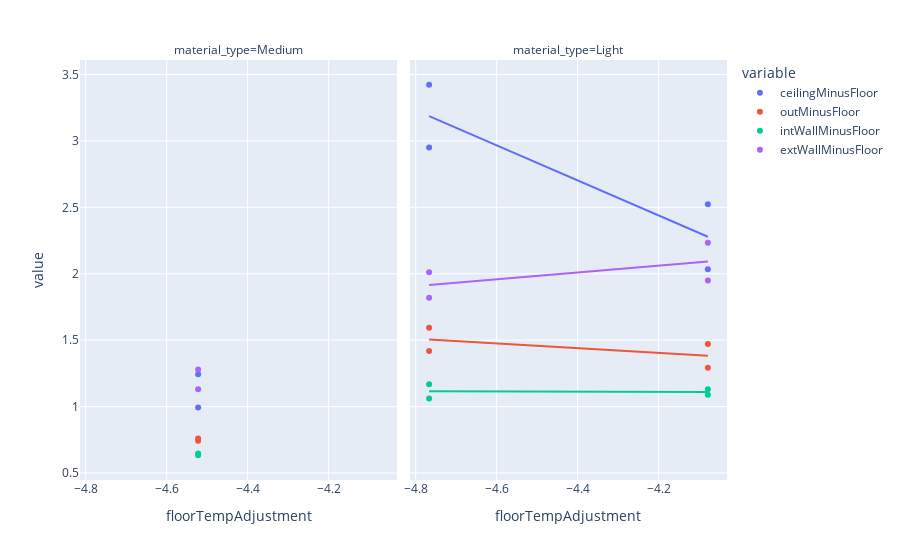
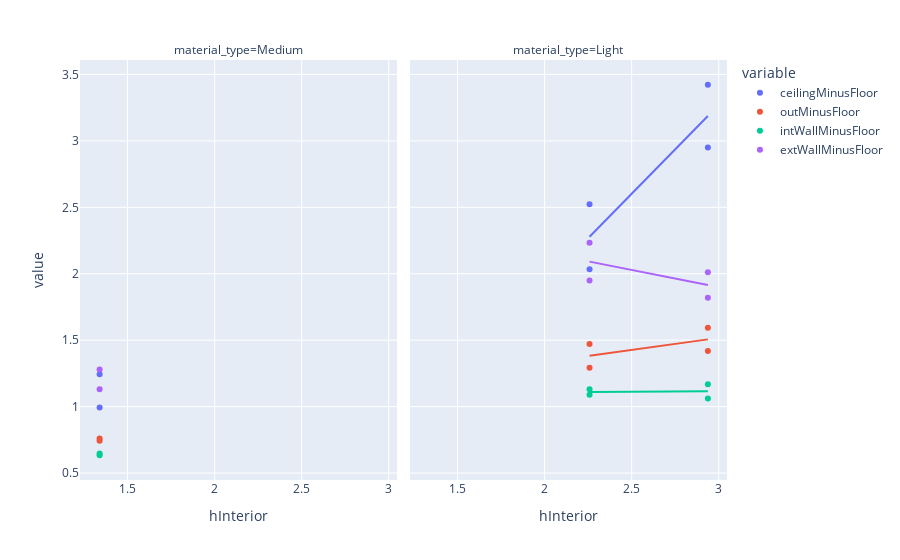
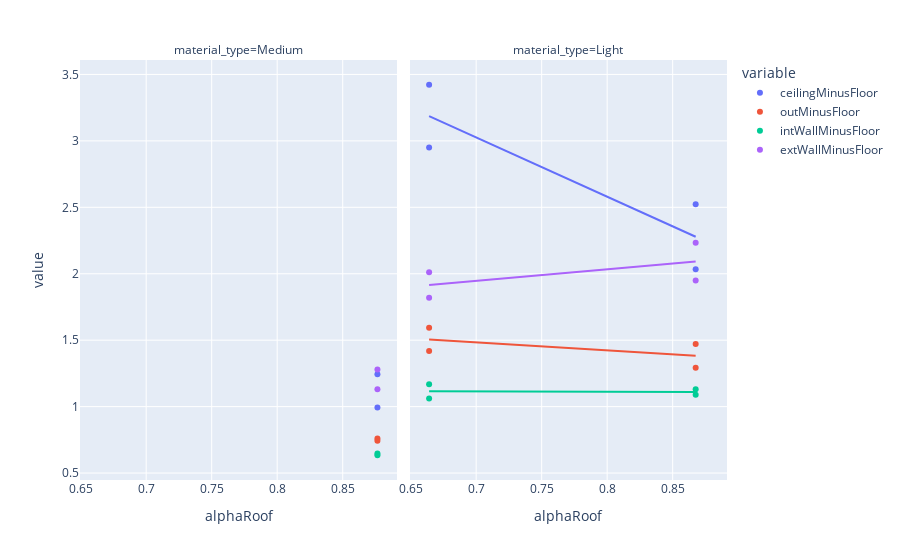
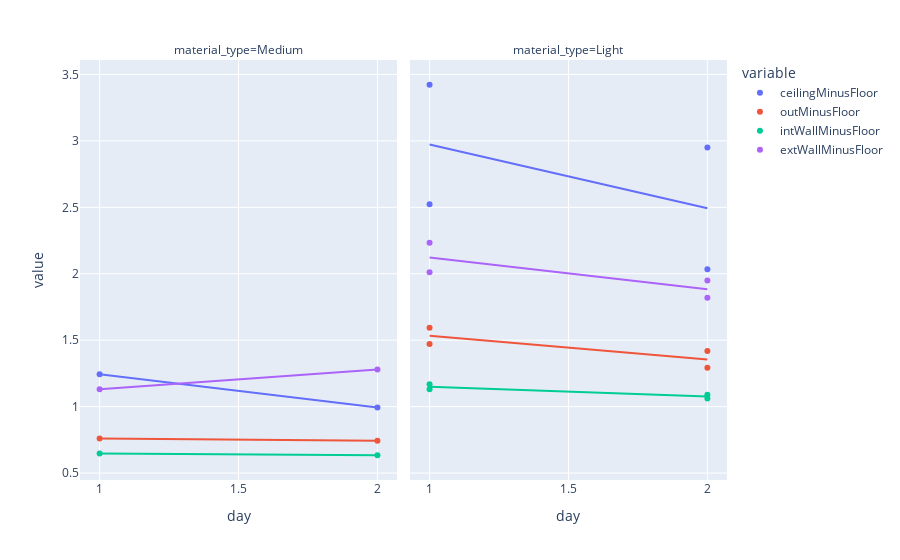

Source (notebook cell) for these figures, in order:
### Code cell
fig = px.scatter(dfFull, x="floorTempAdjustment", y=qois, facet_col="material_type", trendline="ols")
fig.show()
fig = px.scatter(dfFull, x="hInterior", y=qois, facet_col="material_type", trendline="ols")
fig.show()
fig = px.scatter(dfFull, x="alphaRoof", y=qois, facet_col="material_type", trendline="ols")
fig.show()
fig = px.scatter(dfFull, x="day", y=qois, facet_col="material_type", trendline="ols")
fig.show()
fig = px.scatter(dfFull, x="windSpeed", y=qois, facet_col="material_type", trendline="ols")
fig.show()
fig = px.scatter(dfFull, x="wallRoughness", y=qois, facet_col="material_type", trendline="ols")
fig.show()
fig = px.scatter(dfFull, x="hExterior", y=qois, facet_col="material_type", trendline="ols")
fig.show()
fig = px.scatter(dfFull, x="logRi", y=qois, facet_col="material_type", trendline="ols")
fig.show()

### Figure 1 — Plotly figure (JSON) as saved in the notebook; plotly's stock layout.template omitted (floating-point values rounded to 4 significant figures)
{"data": [{"hovertemplate": "variable=ceilingMinusFloor<br>material_type=Medium<br>floorTempAdjustment=%{x}<br>value=%{y}<extra></extra>", "legendgroup": "ceilingMinusFloor", "marker": {"color": "#636efa", "symbol": "circle"}, "mode": "markers", "name": "ceilingMinusFloor", "orientation": "v", "showlegend": true, "type": "scatter", "x": [-4.152, -4.522, -4.152, -4.522], "xaxis": "x", "y": [null, 1.243, null, 0.993], "yaxis": "y"}, {"hovertemplate": "<b>OLS trendline</b><br>value = -0.235687 * floorTempAdjustment + 0.0521163<br>R<sup>2</sup>=0.000000<br><br>variable=ceilingMinusFloor<br>material_type=Medium<br>floorTempAdjustment=%{x}<br>value=%{y} <b>(trend)</b><extra></extra>", "legendgroup": "ceilingMinusFloor", "marker": {"color": "#636efa", "symbol": "circle"}, "mode": "lines", "name": "ceilingMinusFloor", "showlegend": false, "type": "scatter", "x": [-4.522, -4.522], "xaxis": "x", "y": [1.118, 1.118], "yaxis": "y"}, {"hovertemplate": "variable=ceilingMinusFloor<br>material_type=Light<br>floorTempAdjustment=%{x}<br>value=%{y}<extra></extra>", "legendgroup": "ceilingMinusFloor", "marker": {"color": "#636efa", "symbol": "circle"}, "mode": "markers", "name": "ceilingMinusFloor", "orientation": "v", "showlegend": false, "type": "scatter", "x": [-4.078, -4.767, -4.078, -4.767], "xaxis": "x2", "y": [2.523, 3.422, 2.034, 2.951], "yaxis": "y2"}, {"hovertemplate": "<b>OLS trendline</b><br>value = -1.31923 * floorTempAdjustment + -3.10186<br>R<sup>2</sup>=0.781590<br><br>variable=ceilingMinusFloor<br>material_type=Light<br>floorTempAdjustment=%{x}<br>value=%{y} <b>(trend)</b><extra></extra>", "legendgroup": "ceilingMinusFloor", "marker": {"color": "#636efa", "symbol": "circle"}, "mode": "lines", "name": "ceilingMinusFloor", "showlegend": false, "type": "scatter", "x": [-4.767, -4.767, -4.078, -4.078], "xaxis": "x2", "y": [3.187, 3.187, 2.278, 2.278], "yaxis": "y2"}, {"hovertemplate": "variable=outMinusFloor<br>material_type=Medium<br>floorTempAdjustment=%{x}<br>value=%{y}<extra></extra>", "legendgroup": "outMinusFloor", "marker": {"color": "#EF553B", "symbol": "circle"}, "mode": "markers", "name": "outMinusFloor", "orientation": "v", "showlegend": true, "type": "scatter", "x": [-4.152, -4.522, -4.152, -4.522], "xaxis": "x", "y": [null, 0.7598, null, 0.7426], "yaxis": "y"}, {"hovertemplate": "<b>OLS trendline</b><br>value = -0.158366 * floorTempAdjustment + 0.0350187<br>R<sup>2</sup>=0.000000<br><br>variable=outMinusFloor<br>material_type=Medium<br>floorTempAdjustment=%{x}<br>value=%{y} <b>(trend)</b><extra></extra>", "legendgroup": "outMinusFloor", "marker": {"color": "#EF553B", "symbol": "circle"}, "mode": "lines", "name": "outMinusFloor", "showlegend": false, "type": "scatter", "x": [-4.522, -4.522], "xaxis": "x", "y": [0.7512, 0.7512], "yaxis": "y"}, {"hovertemplate": "variable=outMinusFloor<br>material_type=Light<br>floorTempAdjustment=%{x}<br>value=%{y}<extra></extra>", "legendgroup": "outMinusFloor", "marker": {"color": "#EF553B", "symbol": "circle"}, "mode": "markers", "name": "outMinusFloor", "orientation": "v", "showlegend": false, "type": "scatter", "x": [-4.078, -4.767, -4.078, -4.767], "xaxis": "x2", "y": [1.471, 1.594, 1.293, 1.418], "yaxis": "y2"}, {"hovertemplate": "<b>OLS trendline</b><br>value = -0.180043 * floorTempAdjustment + 0.64779<br>R<sup>2</sup>=0.327859<br><br>variable=outMinusFloor<br>material_type=Light<br>floorTempAdjustment=%{x}<br>value=%{y} <b>(trend)</b><extra></extra>", "legendgroup": "outMinusFloor", "marker": {"color": "#EF553B", "symbol": "circle"}, "mode": "lines", "name": "outMinusFloor", "showlegend": false, "type": "scatter", "x": [-4.767, -4.767, -4.078, -4.078], "xaxis": "x2", "y": [1.506, 1.506, 1.382, 1.382], "yaxis": "y2"}, {"hovertemplate": "variable=intWallMinusFloor<br>material_type=Medium<br>floorTempAdjustment=%{x}<br>value=%{y}<extra></extra>", "legendgroup": "intWallMinusFloor", "marker": {"color": "#00cc96", "symbol": "circle"}, "mode": "markers", "name": "intWallMinusFloor", "orientation": "v", "showlegend": true, "type": "scatter", "x": [-4.152, -4.522, -4.152, -4.522], "xaxis": "x", "y": [null, 0.6479, null, 0.634], "yaxis": "y"}, {"hovertemplate": "<b>OLS trendline</b><br>value = -0.135119 * floorTempAdjustment + 0.0298781<br>R<sup>2</sup>=0.000000<br><br>variable=intWallMinusFloor<br>material_type=Medium<br>floorTempAdjustment=%{x}<br>value=%{y} <b>(trend)</b><extra></extra>", "legendgroup": "intWallMinusFloor", "marker": {"color": "#00cc96", "symbol": "circle"}, "mode": "lines", "name": "intWallMinusFloor", "showlegend": false, "type": "scatter", "x": [-4.522, -4.522], "xaxis": "x", "y": [0.6409, 0.6409], "yaxis": "y"}, {"hovertemplate": "variable=intWallMinusFloor<br>material_type=Light<br>floorTempAdjustment=%{x}<br>value=%{y}<extra></extra>", "legendgroup": "intWallMinusFloor", "marker": {"color": "#00cc96", "symbol": "circle"}, "mode": "markers", "name": "intWallMinusFloor", "orientation": "v", "showlegend": false, "type": "scatter", "x": [-4.078, -4.767, -4.078, -4.767], "xaxis": "x2", "y": [1.132, 1.169, 1.09, 1.061], "yaxis": "y2"}, {"hovertemplate": "<b>OLS trendline</b><br>value = -0.00645759 * floorTempAdjustment + 1.08425<br>R<sup>2</sup>=0.002970<br><br>variable=intWallMinusFloor<br>material_type=Light<br>floorTempAdjustment=%{x}<br>value=%{y} <b>(trend)</b><extra></extra>", "legendgroup": "intWallMinusFloor", "marker": {"color": "#00cc96", "symbol": "circle"}, "mode": "lines", "name": "intWallMinusFloor", "showlegend": false, "type": "scatter", "x": [-4.767, -4.767, -4.078, -4.078], "xaxis": "x2", "y": [1.115, 1.115, 1.111, 1.111], "yaxis": "y2"}, {"hovertemplate": "variable=extWallMinusFloor<br>material_type=Medium<br>floorTempAdjustment=%{x}<br>value=%{y}<extra></extra>", "legendgroup": "extWallMinusFloor", "marker": {"color": "#ab63fa", "symbol": "circle"}, "mode": "markers", "name": "extWallMinusFloor", "orientation": "v", "showlegend": true, "type": "scatter", "x": [-4.152, -4.522, -4.152, -4.522], "xaxis": "x", "y": [null, 1.132, null, 1.28], "yaxis": "y"}, {"hovertemplate": "<b>OLS trendline</b><br>value = -0.254156 * floorTempAdjustment + 0.0562003<br>R<sup>2</sup>=0.000000<br><br>variable=extWallMinusFloor<br>material_type=Medium<br>floorTempAdjustment=%{x}<br>value=%{y} <b>(trend)</b><extra></extra>", "legendgroup": "extWallMinusFloor", "marker": {"color": "#ab63fa", "symbol": "circle"}, "mode": "lines", "name": "extWallMinusFloor", "showlegend": false, "type": "scatter", "x": [-4.522, -4.522], "xaxis": "x", "y": [1.206, 1.206], "yaxis": "y"}, {"hovertemplate": "variable=extWallMinusFloor<br>material_type=Light<br>floorTempAdjustment=%{x}<br>value=%{y}<extra></extra>", "legendgroup": "extWallMinusFloor", "marker": {"color": "#ab63fa", "symbol": "circle"}, "mode": "markers", "name": "extWallMinusFloor", "orientation": "v", "showlegend": false, "type": "scatter", "x": [-4.078, -4.767, -4.078, -4.767], "xaxis": "x2", "y": [2.234, 2.012, 1.949, 1.818], "yaxis": "y2"}, {"hovertemplate": "<b>OLS trendline</b><br>value = 0.255606 * floorTempAdjustment + 3.13368<br>R<sup>2</sup>=0.343504<br><br>variable=extWallMinusFloor<br>material_type=Light<br>floorTempAdjustment=%{x}<br>value=%{y} <b>(trend)</b><extra></extra>", "legendgroup": "extWallMinusFloor", "marker": {"color": "#ab63fa", "symbol": "circle"}, "mode": "lines", "name": "extWallMinusFloor", "showlegend": false, "type": "scatter", "x": [-4.767, -4.767, -4.078, -4.078], "xaxis": "x2", "y": [1.915, 1.915, 2.091, 2.091], "yaxis": "y2"}], "layout": {"annotations": [{"font": {}, "showarrow": false, "text": "material_type=Medium", "x": 0.245, "xanchor": "center", "xref": "paper", "y": 1, "yanchor": "bottom", "yref": "paper"}, {"font": {}, "showarrow": false, "text": "material_type=Light", "x": 0.755, "xanchor": "center", "xref": "paper", "y": 1, "yanchor": "bottom", "yref": "paper"}], "legend": {"title": {"text": "variable"}, "tracegroupgap": 0}, "margin": {"t": 60}, "xaxis": {"anchor": "y", "domain": [0, 0.49], "title": {"text": "floorTempAdjustment"}}, "xaxis2": {"anchor": "y2", "domain": [0.51, 1], "matches": "x", "title": {"text": "floorTempAdjustment"}}, "yaxis": {"anchor": "x", "domain": [0, 1], "title": {"text": "value"}}, "yaxis2": {"anchor": "x2", "domain": [0, 1], "matches": "y", "showticklabels": false}}}

### Figure 2 — Plotly figure (JSON) as saved in the notebook; plotly's stock layout.template omitted (floating-point values rounded to 4 significant figures)
{"data": [{"hovertemplate": "variable=ceilingMinusFloor<br>material_type=Medium<br>hInterior=%{x}<br>value=%{y}<extra></extra>", "legendgroup": "ceilingMinusFloor", "marker": {"color": "#636efa", "symbol": "circle"}, "mode": "markers", "name": "ceilingMinusFloor", "orientation": "v", "showlegend": true, "type": "scatter", "x": [2.001, 1.34, 2.001, 1.34], "xaxis": "x", "y": [null, 1.243, null, 0.993], "yaxis": "y"}, {"hovertemplate": "<b>OLS trendline</b><br>value = 0.535923 * hInterior + 0.400079<br>R<sup>2</sup>=0.000000<br><br>variable=ceilingMinusFloor<br>material_type=Medium<br>hInterior=%{x}<br>value=%{y} <b>(trend)</b><extra></extra>", "legendgroup": "ceilingMinusFloor", "marker": {"color": "#636efa", "symbol": "circle"}, "mode": "lines", "name": "ceilingMinusFloor", "showlegend": false, "type": "scatter", "x": [1.34, 1.34], "xaxis": "x", "y": [1.118, 1.118], "yaxis": "y"}, {"hovertemplate": "variable=ceilingMinusFloor<br>material_type=Light<br>hInterior=%{x}<br>value=%{y}<extra></extra>", "legendgroup": "ceilingMinusFloor", "marker": {"color": "#636efa", "symbol": "circle"}, "mode": "markers", "name": "ceilingMinusFloor", "orientation": "v", "showlegend": false, "type": "scatter", "x": [2.258, 2.938, 2.258, 2.938], "xaxis": "x2", "y": [2.523, 3.422, 2.034, 2.951], "yaxis": "y2"}, {"hovertemplate": "<b>OLS trendline</b><br>value = 1.33682 * hInterior + -0.740553<br>R<sup>2</sup>=0.781590<br><br>variable=ceilingMinusFloor<br>material_type=Light<br>hInterior=%{x}<br>value=%{y} <b>(trend)</b><extra></extra>", "legendgroup": "ceilingMinusFloor", "marker": {"color": "#636efa", "symbol": "circle"}, "mode": "lines", "name": "ceilingMinusFloor", "showlegend": false, "type": "scatter", "x": [2.258, 2.258, 2.938, 2.938], "xaxis": "x2", "y": [2.278, 2.278, 3.187, 3.187], "yaxis": "y2"}, {"hovertemplate": "variable=outMinusFloor<br>material_type=Medium<br>hInterior=%{x}<br>value=%{y}<extra></extra>", "legendgroup": "outMinusFloor", "marker": {"color": "#EF553B", "symbol": "circle"}, "mode": "markers", "name": "outMinusFloor", "orientation": "v", "showlegend": true, "type": "scatter", "x": [2.001, 1.34, 2.001, 1.34], "xaxis": "x", "y": [null, 0.7598, null, 0.7426], "yaxis": "y"}, {"hovertemplate": "<b>OLS trendline</b><br>value = 0.360104 * hInterior + 0.268827<br>R<sup>2</sup>=0.000000<br><br>variable=outMinusFloor<br>material_type=Medium<br>hInterior=%{x}<br>value=%{y} <b>(trend)</b><extra></extra>", "legendgroup": "outMinusFloor", "marker": {"color": "#EF553B", "symbol": "circle"}, "mode": "lines", "name": "outMinusFloor", "showlegend": false, "type": "scatter", "x": [1.34, 1.34], "xaxis": "x", "y": [0.7512, 0.7512], "yaxis": "y"}, {"hovertemplate": "variable=outMinusFloor<br>material_type=Light<br>hInterior=%{x}<br>value=%{y}<extra></extra>", "legendgroup": "outMinusFloor", "marker": {"color": "#EF553B", "symbol": "circle"}, "mode": "markers", "name": "outMinusFloor", "orientation": "v", "showlegend": false, "type": "scatter", "x": [2.258, 2.938, 2.258, 2.938], "xaxis": "x2", "y": [1.471, 1.594, 1.293, 1.418], "yaxis": "y2"}, {"hovertemplate": "<b>OLS trendline</b><br>value = 0.182444 * hInterior + 0.970051<br>R<sup>2</sup>=0.327859<br><br>variable=outMinusFloor<br>material_type=Light<br>hInterior=%{x}<br>value=%{y} <b>(trend)</b><extra></extra>", "legendgroup": "outMinusFloor", "marker": {"color": "#EF553B", "symbol": "circle"}, "mode": "lines", "name": "outMinusFloor", "showlegend": false, "type": "scatter", "x": [2.258, 2.258, 2.938, 2.938], "xaxis": "x2", "y": [1.382, 1.382, 1.506, 1.506], "yaxis": "y2"}, {"hovertemplate": "variable=intWallMinusFloor<br>material_type=Medium<br>hInterior=%{x}<br>value=%{y}<extra></extra>", "legendgroup": "intWallMinusFloor", "marker": {"color": "#00cc96", "symbol": "circle"}, "mode": "markers", "name": "intWallMinusFloor", "orientation": "v", "showlegend": true, "type": "scatter", "x": [2.001, 1.34, 2.001, 1.34], "xaxis": "x", "y": [null, 0.6479, null, 0.634], "yaxis": "y"}, {"hovertemplate": "<b>OLS trendline</b><br>value = 0.307243 * hInterior + 0.229364<br>R<sup>2</sup>=0.000000<br><br>variable=intWallMinusFloor<br>material_type=Medium<br>hInterior=%{x}<br>value=%{y} <b>(trend)</b><extra></extra>", "legendgroup": "intWallMinusFloor", "marker": {"color": "#00cc96", "symbol": "circle"}, "mode": "lines", "name": "intWallMinusFloor", "showlegend": false, "type": "scatter", "x": [1.34, 1.34], "xaxis": "x", "y": [0.6409, 0.6409], "yaxis": "y"}, {"hovertemplate": "variable=intWallMinusFloor<br>material_type=Light<br>hInterior=%{x}<br>value=%{y}<extra></extra>", "legendgroup": "intWallMinusFloor", "marker": {"color": "#00cc96", "symbol": "circle"}, "mode": "markers", "name": "intWallMinusFloor", "orientation": "v", "showlegend": false, "type": "scatter", "x": [2.258, 2.938, 2.258, 2.938], "xaxis": "x2", "y": [1.132, 1.169, 1.09, 1.061], "yaxis": "y2"}, {"hovertemplate": "<b>OLS trendline</b><br>value = 0.00654369 * hInterior + 1.09581<br>R<sup>2</sup>=0.002970<br><br>variable=intWallMinusFloor<br>material_type=Light<br>hInterior=%{x}<br>value=%{y} <b>(trend)</b><extra></extra>", "legendgroup": "intWallMinusFloor", "marker": {"color": "#00cc96", "symbol": "circle"}, "mode": "lines", "name": "intWallMinusFloor", "showlegend": false, "type": "scatter", "x": [2.258, 2.258, 2.938, 2.938], "xaxis": "x2", "y": [1.111, 1.111, 1.115, 1.115], "yaxis": "y2"}, {"hovertemplate": "variable=extWallMinusFloor<br>material_type=Medium<br>hInterior=%{x}<br>value=%{y}<extra></extra>", "legendgroup": "extWallMinusFloor", "marker": {"color": "#ab63fa", "symbol": "circle"}, "mode": "markers", "name": "extWallMinusFloor", "orientation": "v", "showlegend": true, "type": "scatter", "x": [2.001, 1.34, 2.001, 1.34], "xaxis": "x", "y": [null, 1.132, null, 1.28], "yaxis": "y"}, {"hovertemplate": "<b>OLS trendline</b><br>value = 0.57792 * hInterior + 0.431431<br>R<sup>2</sup>=0.000000<br><br>variable=extWallMinusFloor<br>material_type=Medium<br>hInterior=%{x}<br>value=%{y} <b>(trend)</b><extra></extra>", "legendgroup": "extWallMinusFloor", "marker": {"color": "#ab63fa", "symbol": "circle"}, "mode": "lines", "name": "extWallMinusFloor", "showlegend": false, "type": "scatter", "x": [1.34, 1.34], "xaxis": "x", "y": [1.206, 1.206], "yaxis": "y"}, {"hovertemplate": "variable=extWallMinusFloor<br>material_type=Light<br>hInterior=%{x}<br>value=%{y}<extra></extra>", "legendgroup": "extWallMinusFloor", "marker": {"color": "#ab63fa", "symbol": "circle"}, "mode": "markers", "name": "extWallMinusFloor", "orientation": "v", "showlegend": false, "type": "scatter", "x": [2.258, 2.938, 2.258, 2.938], "xaxis": "x2", "y": [2.234, 2.012, 1.949, 1.818], "yaxis": "y2"}, {"hovertemplate": "<b>OLS trendline</b><br>value = -0.259014 * hInterior + 2.67617<br>R<sup>2</sup>=0.343504<br><br>variable=extWallMinusFloor<br>material_type=Light<br>hInterior=%{x}<br>value=%{y} <b>(trend)</b><extra></extra>", "legendgroup": "extWallMinusFloor", "marker": {"color": "#ab63fa", "symbol": "circle"}, "mode": "lines", "name": "extWallMinusFloor", "showlegend": false, "type": "scatter", "x": [2.258, 2.258, 2.938, 2.938], "xaxis": "x2", "y": [2.091, 2.091, 1.915, 1.915], "yaxis": "y2"}], "layout": {"annotations": [{"font": {}, "showarrow": false, "text": "material_type=Medium", "x": 0.245, "xanchor": "center", "xref": "paper", "y": 1, "yanchor": "bottom", "yref": "paper"}, {"font": {}, "showarrow": false, "text": "material_type=Light", "x": 0.755, "xanchor": "center", "xref": "paper", "y": 1, "yanchor": "bottom", "yref": "paper"}], "legend": {"title": {"text": "variable"}, "tracegroupgap": 0}, "margin": {"t": 60}, "xaxis": {"anchor": "y", "domain": [0, 0.49], "title": {"text": "hInterior"}}, "xaxis2": {"anchor": "y2", "domain": [0.51, 1], "matches": "x", "title": {"text": "hInterior"}}, "yaxis": {"anchor": "x", "domain": [0, 1], "title": {"text": "value"}}, "yaxis2": {"anchor": "x2", "domain": [0, 1], "matches": "y", "showticklabels": false}}}

### Figure 3 — Plotly figure (JSON) as saved in the notebook; plotly's stock layout.template omitted (floating-point values rounded to 4 significant figures)
{"data": [{"hovertemplate": "variable=ceilingMinusFloor<br>material_type=Medium<br>alphaRoof=%{x}<br>value=%{y}<extra></extra>", "legendgroup": "ceilingMinusFloor", "marker": {"color": "#636efa", "symbol": "circle"}, "mode": "markers", "name": "ceilingMinusFloor", "orientation": "v", "showlegend": true, "type": "scatter", "x": [0.8434, 0.8765, 0.8434, 0.8765], "xaxis": "x", "y": [null, 1.243, null, 0.993], "yaxis": "y"}, {"hovertemplate": "<b>OLS trendline</b><br>value = 0.554163 * alphaRoof + 0.632248<br>R<sup>2</sup>=0.000000<br><br>variable=ceilingMinusFloor<br>material_type=Medium<br>alphaRoof=%{x}<br>value=%{y} <b>(trend)</b><extra></extra>", "legendgroup": "ceilingMinusFloor", "marker": {"color": "#636efa", "symbol": "circle"}, "mode": "lines", "name": "ceilingMinusFloor", "showlegend": false, "type": "scatter", "x": [0.8765, 0.8765], "xaxis": "x", "y": [1.118, 1.118], "yaxis": "y"}, {"hovertemplate": "variable=ceilingMinusFloor<br>material_type=Light<br>alphaRoof=%{x}<br>value=%{y}<extra></extra>", "legendgroup": "ceilingMinusFloor", "marker": {"color": "#636efa", "symbol": "circle"}, "mode": "markers", "name": "ceilingMinusFloor", "orientation": "v", "showlegend": false, "type": "scatter", "x": [0.8675, 0.6641, 0.8675, 0.6641], "xaxis": "x2", "y": [2.523, 3.422, 2.034, 2.951], "yaxis": "y2"}, {"hovertemplate": "<b>OLS trendline</b><br>value = -4.46473 * alphaRoof + 6.15165<br>R<sup>2</sup>=0.781590<br><br>variable=ceilingMinusFloor<br>material_type=Light<br>alphaRoof=%{x}<br>value=%{y} <b>(trend)</b><extra></extra>", "legendgroup": "ceilingMinusFloor", "marker": {"color": "#636efa", "symbol": "circle"}, "mode": "lines", "name": "ceilingMinusFloor", "showlegend": false, "type": "scatter", "x": [0.6641, 0.6641, 0.8675, 0.8675], "xaxis": "x2", "y": [3.187, 3.187, 2.278, 2.278], "yaxis": "y2"}, {"hovertemplate": "variable=outMinusFloor<br>material_type=Medium<br>alphaRoof=%{x}<br>value=%{y}<extra></extra>", "legendgroup": "outMinusFloor", "marker": {"color": "#EF553B", "symbol": "circle"}, "mode": "markers", "name": "outMinusFloor", "orientation": "v", "showlegend": true, "type": "scatter", "x": [0.8434, 0.8765, 0.8434, 0.8765], "xaxis": "x", "y": [null, 0.7598, null, 0.7426], "yaxis": "y"}, {"hovertemplate": "<b>OLS trendline</b><br>value = 0.372361 * alphaRoof + 0.424828<br>R<sup>2</sup>=0.000000<br><br>variable=outMinusFloor<br>material_type=Medium<br>alphaRoof=%{x}<br>value=%{y} <b>(trend)</b><extra></extra>", "legendgroup": "outMinusFloor", "marker": {"color": "#EF553B", "symbol": "circle"}, "mode": "lines", "name": "outMinusFloor", "showlegend": false, "type": "scatter", "x": [0.8765, 0.8765], "xaxis": "x", "y": [0.7512, 0.7512], "yaxis": "y"}, {"hovertemplate": "variable=outMinusFloor<br>material_type=Light<br>alphaRoof=%{x}<br>value=%{y}<extra></extra>", "legendgroup": "outMinusFloor", "marker": {"color": "#EF553B", "symbol": "circle"}, "mode": "markers", "name": "outMinusFloor", "orientation": "v", "showlegend": false, "type": "scatter", "x": [0.8675, 0.6641, 0.8675, 0.6641], "xaxis": "x2", "y": [1.471, 1.594, 1.293, 1.418], "yaxis": "y2"}, {"hovertemplate": "<b>OLS trendline</b><br>value = -0.609329 * alphaRoof + 1.91067<br>R<sup>2</sup>=0.327859<br><br>variable=outMinusFloor<br>material_type=Light<br>alphaRoof=%{x}<br>value=%{y} <b>(trend)</b><extra></extra>", "legendgroup": "outMinusFloor", "marker": {"color": "#EF553B", "symbol": "circle"}, "mode": "lines", "name": "outMinusFloor", "showlegend": false, "type": "scatter", "x": [0.6641, 0.6641, 0.8675, 0.8675], "xaxis": "x2", "y": [1.506, 1.506, 1.382, 1.382], "yaxis": "y2"}, {"hovertemplate": "variable=intWallMinusFloor<br>material_type=Medium<br>alphaRoof=%{x}<br>value=%{y}<extra></extra>", "legendgroup": "intWallMinusFloor", "marker": {"color": "#00cc96", "symbol": "circle"}, "mode": "markers", "name": "intWallMinusFloor", "orientation": "v", "showlegend": true, "type": "scatter", "x": [0.8434, 0.8765, 0.8434, 0.8765], "xaxis": "x", "y": [null, 0.6479, null, 0.634], "yaxis": "y"}, {"hovertemplate": "<b>OLS trendline</b><br>value = 0.3177 * alphaRoof + 0.362465<br>R<sup>2</sup>=0.000000<br><br>variable=intWallMinusFloor<br>material_type=Medium<br>alphaRoof=%{x}<br>value=%{y} <b>(trend)</b><extra></extra>", "legendgroup": "intWallMinusFloor", "marker": {"color": "#00cc96", "symbol": "circle"}, "mode": "lines", "name": "intWallMinusFloor", "showlegend": false, "type": "scatter", "x": [0.8765, 0.8765], "xaxis": "x", "y": [0.6409, 0.6409], "yaxis": "y"}, {"hovertemplate": "variable=intWallMinusFloor<br>material_type=Light<br>alphaRoof=%{x}<br>value=%{y}<extra></extra>", "legendgroup": "intWallMinusFloor", "marker": {"color": "#00cc96", "symbol": "circle"}, "mode": "markers", "name": "intWallMinusFloor", "orientation": "v", "showlegend": false, "type": "scatter", "x": [0.8675, 0.6641, 0.8675, 0.6641], "xaxis": "x2", "y": [1.132, 1.169, 1.09, 1.061], "yaxis": "y2"}, {"hovertemplate": "<b>OLS trendline</b><br>value = -0.0218547 * alphaRoof + 1.12954<br>R<sup>2</sup>=0.002970<br><br>variable=intWallMinusFloor<br>material_type=Light<br>alphaRoof=%{x}<br>value=%{y} <b>(trend)</b><extra></extra>", "legendgroup": "intWallMinusFloor", "marker": {"color": "#00cc96", "symbol": "circle"}, "mode": "lines", "name": "intWallMinusFloor", "showlegend": false, "type": "scatter", "x": [0.6641, 0.6641, 0.8675, 0.8675], "xaxis": "x2", "y": [1.115, 1.115, 1.111, 1.111], "yaxis": "y2"}, {"hovertemplate": "variable=extWallMinusFloor<br>material_type=Medium<br>alphaRoof=%{x}<br>value=%{y}<extra></extra>", "legendgroup": "extWallMinusFloor", "marker": {"color": "#ab63fa", "symbol": "circle"}, "mode": "markers", "name": "extWallMinusFloor", "orientation": "v", "showlegend": true, "type": "scatter", "x": [0.8434, 0.8765, 0.8434, 0.8765], "xaxis": "x", "y": [null, 1.132, null, 1.28], "yaxis": "y"}, {"hovertemplate": "<b>OLS trendline</b><br>value = 0.59759 * alphaRoof + 0.681793<br>R<sup>2</sup>=0.000000<br><br>variable=extWallMinusFloor<br>material_type=Medium<br>alphaRoof=%{x}<br>value=%{y} <b>(trend)</b><extra></extra>", "legendgroup": "extWallMinusFloor", "marker": {"color": "#ab63fa", "symbol": "circle"}, "mode": "lines", "name": "extWallMinusFloor", "showlegend": false, "type": "scatter", "x": [0.8765, 0.8765], "xaxis": "x", "y": [1.206, 1.206], "yaxis": "y"}, {"hovertemplate": "variable=extWallMinusFloor<br>material_type=Light<br>alphaRoof=%{x}<br>value=%{y}<extra></extra>", "legendgroup": "extWallMinusFloor", "marker": {"color": "#ab63fa", "symbol": "circle"}, "mode": "markers", "name": "extWallMinusFloor", "orientation": "v", "showlegend": false, "type": "scatter", "x": [0.8675, 0.6641, 0.8675, 0.6641], "xaxis": "x2", "y": [2.234, 2.012, 1.949, 1.818], "yaxis": "y2"}, {"hovertemplate": "<b>OLS trendline</b><br>value = 0.865058 * alphaRoof + 1.34078<br>R<sup>2</sup>=0.343504<br><br>variable=extWallMinusFloor<br>material_type=Light<br>alphaRoof=%{x}<br>value=%{y} <b>(trend)</b><extra></extra>", "legendgroup": "extWallMinusFloor", "marker": {"color": "#ab63fa", "symbol": "circle"}, "mode": "lines", "name": "extWallMinusFloor", "showlegend": false, "type": "scatter", "x": [0.6641, 0.6641, 0.8675, 0.8675], "xaxis": "x2", "y": [1.915, 1.915, 2.091, 2.091], "yaxis": "y2"}], "layout": {"annotations": [{"font": {}, "showarrow": false, "text": "material_type=Medium", "x": 0.245, "xanchor": "center", "xref": "paper", "y": 1, "yanchor": "bottom", "yref": "paper"}, {"font": {}, "showarrow": false, "text": "material_type=Light", "x": 0.755, "xanchor": "center", "xref": "paper", "y": 1, "yanchor": "bottom", "yref": "paper"}], "legend": {"title": {"text": "variable"}, "tracegroupgap": 0}, "margin": {"t": 60}, "xaxis": {"anchor": "y", "domain": [0, 0.49], "title": {"text": "alphaRoof"}}, "xaxis2": {"anchor": "y2", "domain": [0.51, 1], "matches": "x", "title": {"text": "alphaRoof"}}, "yaxis": {"anchor": "x", "domain": [0, 1], "title": {"text": "value"}}, "yaxis2": {"anchor": "x2", "domain": [0, 1], "matches": "y", "showticklabels": false}}}

### Figure 4 — Plotly figure (JSON) as saved in the notebook; plotly's stock layout.template omitted (floating-point values rounded to 4 significant figures)
{"data": [{"hovertemplate": "variable=ceilingMinusFloor<br>material_type=Medium<br>day=%{x}<br>value=%{y}<extra></extra>", "legendgroup": "ceilingMinusFloor", "marker": {"color": "#636efa", "symbol": "circle"}, "mode": "markers", "name": "ceilingMinusFloor", "orientation": "v", "showlegend": true, "type": "scatter", "x": [1, 1, 2, 2], "xaxis": "x", "y": [null, 1.243, null, 0.993], "yaxis": "y"}, {"hovertemplate": "<b>OLS trendline</b><br>value = -0.250012 * day + 1.49299<br>R<sup>2</sup>=1.000000<br><br>variable=ceilingMinusFloor<br>material_type=Medium<br>day=%{x}<br>value=%{y} <b>(trend)</b><extra></extra>", "legendgroup": "ceilingMinusFloor", "marker": {"color": "#636efa", "symbol": "circle"}, "mode": "lines", "name": "ceilingMinusFloor", "showlegend": false, "type": "scatter", "x": [1, 2], "xaxis": "x", "y": [1.243, 0.993], "yaxis": "y"}, {"hovertemplate": "variable=ceilingMinusFloor<br>material_type=Light<br>day=%{x}<br>value=%{y}<extra></extra>", "legendgroup": "ceilingMinusFloor", "marker": {"color": "#636efa", "symbol": "circle"}, "mode": "markers", "name": "ceilingMinusFloor", "orientation": "v", "showlegend": false, "type": "scatter", "x": [1, 1, 2, 2], "xaxis": "x2", "y": [2.523, 3.422, 2.034, 2.951], "yaxis": "y2"}, {"hovertemplate": "<b>OLS trendline</b><br>value = -0.480129 * day + 3.45268<br>R<sup>2</sup>=0.218338<br><br>variable=ceilingMinusFloor<br>material_type=Light<br>day=%{x}<br>value=%{y} <b>(trend)</b><extra></extra>", "legendgroup": "ceilingMinusFloor", "marker": {"color": "#636efa", "symbol": "circle"}, "mode": "lines", "name": "ceilingMinusFloor", "showlegend": false, "type": "scatter", "x": [1, 1, 2, 2], "xaxis": "x2", "y": [2.973, 2.973, 2.492, 2.492], "yaxis": "y2"}, {"hovertemplate": "variable=outMinusFloor<br>material_type=Medium<br>day=%{x}<br>value=%{y}<extra></extra>", "legendgroup": "outMinusFloor", "marker": {"color": "#EF553B", "symbol": "circle"}, "mode": "markers", "name": "outMinusFloor", "orientation": "v", "showlegend": true, "type": "scatter", "x": [1, 1, 2, 2], "xaxis": "x", "y": [null, 0.7598, null, 0.7426], "yaxis": "y"}, {"hovertemplate": "<b>OLS trendline</b><br>value = -0.0171736 * day + 0.776962<br>R<sup>2</sup>=1.000000<br><br>variable=outMinusFloor<br>material_type=Medium<br>day=%{x}<br>value=%{y} <b>(trend)</b><extra></extra>", "legendgroup": "outMinusFloor", "marker": {"color": "#EF553B", "symbol": "circle"}, "mode": "lines", "name": "outMinusFloor", "showlegend": false, "type": "scatter", "x": [1, 2], "xaxis": "x", "y": [0.7598, 0.7426], "yaxis": "y"}, {"hovertemplate": "variable=outMinusFloor<br>material_type=Light<br>day=%{x}<br>value=%{y}<extra></extra>", "legendgroup": "outMinusFloor", "marker": {"color": "#EF553B", "symbol": "circle"}, "mode": "markers", "name": "outMinusFloor", "orientation": "v", "showlegend": false, "type": "scatter", "x": [1, 1, 2, 2], "xaxis": "x2", "y": [1.471, 1.594, 1.293, 1.418], "yaxis": "y2"}, {"hovertemplate": "<b>OLS trendline</b><br>value = -0.177509 * day + 1.7103<br>R<sup>2</sup>=0.672126<br><br>variable=outMinusFloor<br>material_type=Light<br>day=%{x}<br>value=%{y} <b>(trend)</b><extra></extra>", "legendgroup": "outMinusFloor", "marker": {"color": "#EF553B", "symbol": "circle"}, "mode": "lines", "name": "outMinusFloor", "showlegend": false, "type": "scatter", "x": [1, 1, 2, 2], "xaxis": "x2", "y": [1.533, 1.533, 1.355, 1.355], "yaxis": "y2"}, {"hovertemplate": "variable=intWallMinusFloor<br>material_type=Medium<br>day=%{x}<br>value=%{y}<extra></extra>", "legendgroup": "intWallMinusFloor", "marker": {"color": "#00cc96", "symbol": "circle"}, "mode": "markers", "name": "intWallMinusFloor", "orientation": "v", "showlegend": true, "type": "scatter", "x": [1, 1, 2, 2], "xaxis": "x", "y": [null, 0.6479, null, 0.634], "yaxis": "y"}, {"hovertemplate": "<b>OLS trendline</b><br>value = -0.0138827 * day + 0.661753<br>R<sup>2</sup>=1.000000<br><br>variable=intWallMinusFloor<br>material_type=Medium<br>day=%{x}<br>value=%{y} <b>(trend)</b><extra></extra>", "legendgroup": "intWallMinusFloor", "marker": {"color": "#00cc96", "symbol": "circle"}, "mode": "lines", "name": "intWallMinusFloor", "showlegend": false, "type": "scatter", "x": [1, 2], "xaxis": "x", "y": [0.6479, 0.634], "yaxis": "y"}, {"hovertemplate": "variable=intWallMinusFloor<br>material_type=Light<br>day=%{x}<br>value=%{y}<extra></extra>", "legendgroup": "intWallMinusFloor", "marker": {"color": "#00cc96", "symbol": "circle"}, "mode": "markers", "name": "intWallMinusFloor", "orientation": "v", "showlegend": false, "type": "scatter", "x": [1, 1, 2, 2], "xaxis": "x2", "y": [1.132, 1.169, 1.09, 1.061], "yaxis": "y2"}, {"hovertemplate": "<b>OLS trendline</b><br>value = -0.0746095 * day + 1.22472<br>R<sup>2</sup>=0.836263<br><br>variable=intWallMinusFloor<br>material_type=Light<br>day=%{x}<br>value=%{y} <b>(trend)</b><extra></extra>", "legendgroup": "intWallMinusFloor", "marker": {"color": "#00cc96", "symbol": "circle"}, "mode": "lines", "name": "intWallMinusFloor", "showlegend": false, "type": "scatter", "x": [1, 1, 2, 2], "xaxis": "x2", "y": [1.15, 1.15, 1.076, 1.076], "yaxis": "y2"}, {"hovertemplate": "variable=extWallMinusFloor<br>material_type=Medium<br>day=%{x}<br>value=%{y}<extra></extra>", "legendgroup": "extWallMinusFloor", "marker": {"color": "#ab63fa", "symbol": "circle"}, "mode": "markers", "name": "extWallMinusFloor", "orientation": "v", "showlegend": true, "type": "scatter", "x": [1, 1, 2, 2], "xaxis": "x", "y": [null, 1.132, null, 1.28], "yaxis": "y"}, {"hovertemplate": "<b>OLS trendline</b><br>value = 0.148133 * day + 0.983379<br>R<sup>2</sup>=1.000000<br><br>variable=extWallMinusFloor<br>material_type=Medium<br>day=%{x}<br>value=%{y} <b>(trend)</b><extra></extra>", "legendgroup": "extWallMinusFloor", "marker": {"color": "#ab63fa", "symbol": "circle"}, "mode": "lines", "name": "extWallMinusFloor", "showlegend": false, "type": "scatter", "x": [1, 2], "xaxis": "x", "y": [1.132, 1.28], "yaxis": "y"}, {"hovertemplate": "variable=extWallMinusFloor<br>material_type=Light<br>day=%{x}<br>value=%{y}<extra></extra>", "legendgroup": "extWallMinusFloor", "marker": {"color": "#ab63fa", "symbol": "circle"}, "mode": "markers", "name": "extWallMinusFloor", "orientation": "v", "showlegend": false, "type": "scatter", "x": [1, 1, 2, 2], "xaxis": "x2", "y": [2.234, 2.012, 1.949, 1.818], "yaxis": "y2"}, {"hovertemplate": "<b>OLS trendline</b><br>value = -0.239033 * day + 2.36181<br>R<sup>2</sup>=0.633553<br><br>variable=extWallMinusFloor<br>material_type=Light<br>day=%{x}<br>value=%{y} <b>(trend)</b><extra></extra>", "legendgroup": "extWallMinusFloor", "marker": {"color": "#ab63fa", "symbol": "circle"}, "mode": "lines", "name": "extWallMinusFloor", "showlegend": false, "type": "scatter", "x": [1, 1, 2, 2], "xaxis": "x2", "y": [2.123, 2.123, 1.884, 1.884], "yaxis": "y2"}], "layout": {"annotations": [{"font": {}, "showarrow": false, "text": "material_type=Medium", "x": 0.245, "xanchor": "center", "xref": "paper", "y": 1, "yanchor": "bottom", "yref": "paper"}, {"font": {}, "showarrow": false, "text": "material_type=Light", "x": 0.755, "xanchor": "center", "xref": "paper", "y": 1, "yanchor": "bottom", "yref": "paper"}], "legend": {"title": {"text": "variable"}, "tracegroupgap": 0}, "margin": {"t": 60}, "xaxis": {"anchor": "y", "domain": [0, 0.49], "title": {"text": "day"}}, "xaxis2": {"anchor": "y2", "domain": [0.51, 1], "matches": "x", "title": {"text": "day"}}, "yaxis": {"anchor": "x", "domain": [0, 1], "title": {"text": "value"}}, "yaxis2": {"anchor": "x2", "domain": [0, 1], "matches": "y", "showticklabels": false}}}
